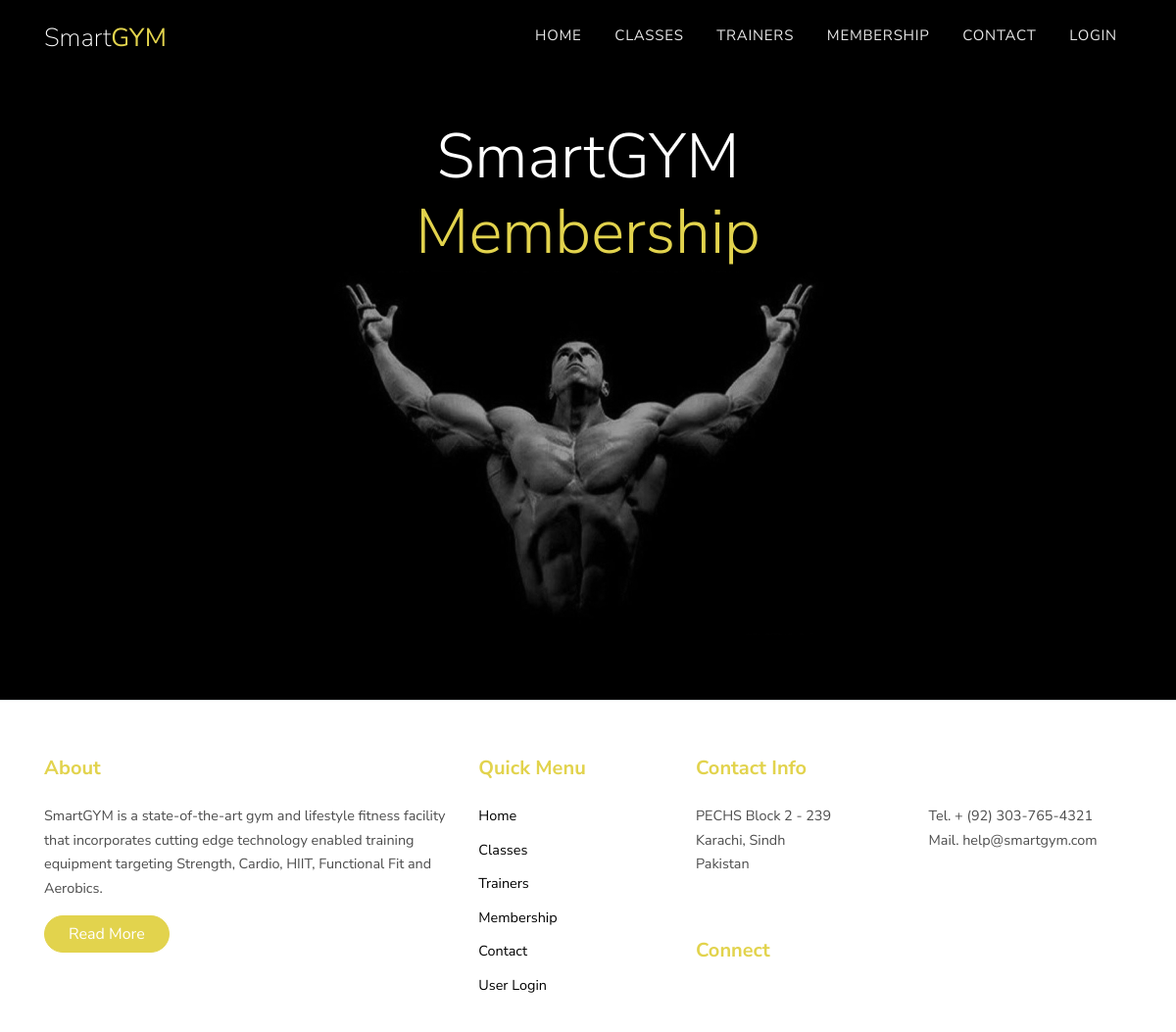
Before: /website/membership/ with the older database file.
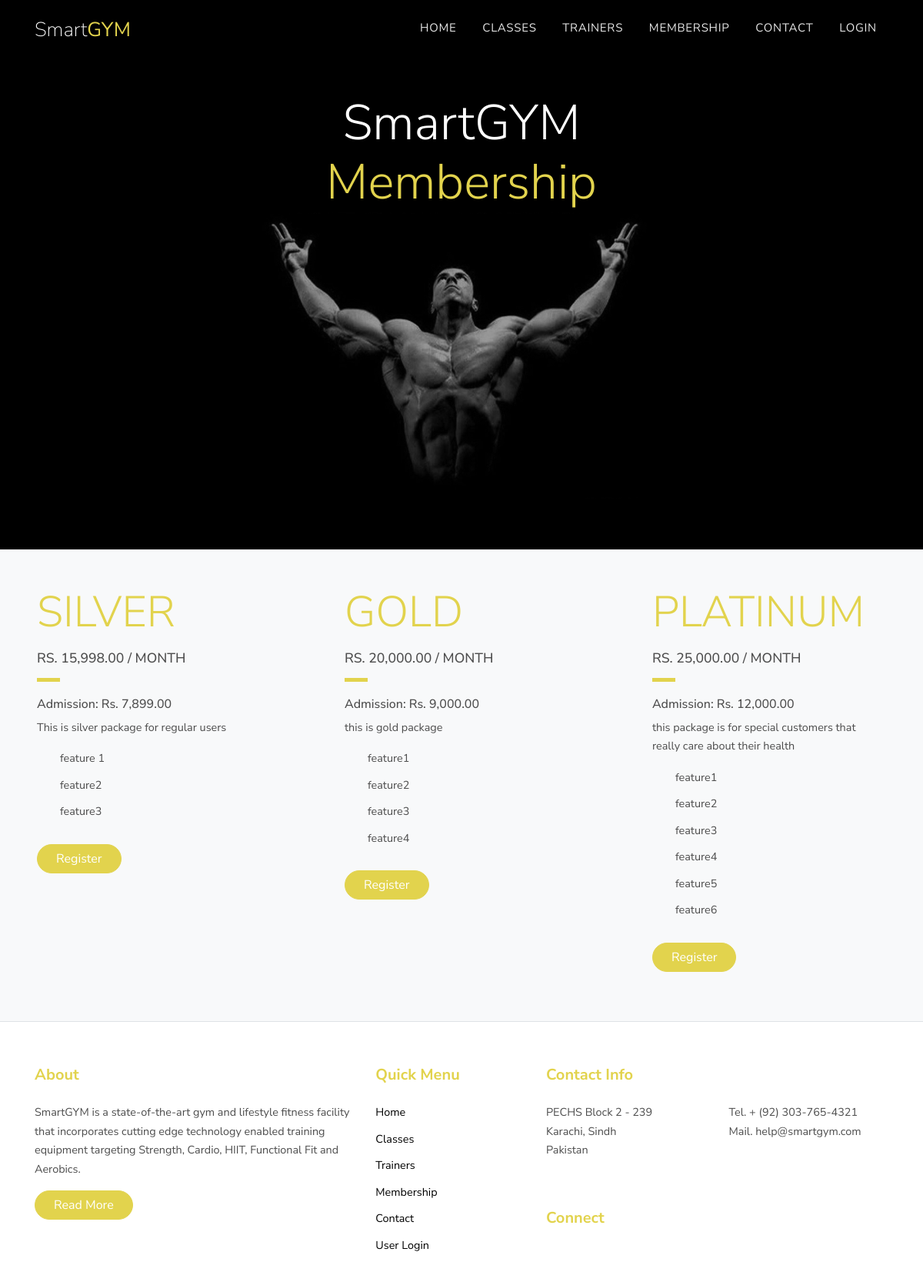
After: the same page with the newer database file.
### adminportal/models.py (models this page shows)
class PackageData(models.Model):
    package_id = models.CharField(max_length=500, primary_key=True, default="")
    package_name = models.CharField(max_length=500, default="", unique=True)
    package_desc = models.CharField(max_length=500, default="")
    package_features = models.TextField(default="")
    package_price = models.IntegerField(max_length=500, default=0)
    package_admission = models.IntegerField(max_length=500, default=0)
    package_added_by = models.CharField(max_length=500, default="")
    package_added_on = models.CharField(max_length=500, default="")

### website/views.py (the view)
# urls.py: path('membership/', views.membership, name='gym-membership'),
def membership(request):
    params = {}
    package_count = PackageData.objects.all().order_by('package_id')
    packages = {}
    for package in package_count:
        features = [feature.lstrip().rstrip() for feature in package.package_features.split(",")]
        packages[package.package_id] = {
                "id":package.package_id,
                "name": package.package_name,
                "desc": package.package_desc,
                "features": features,
                "price": '{:,}'.format(package.package_price),
                "admission": '{:,}'.format(package.package_admission)
        }
    params["package_list"] = packages
    return render(request, 'website/membership.html', params)

### website/templates/website/membership.html (shortened to what this page needs)
{% extends 'website/basic.html' %}
{% block body %}
{% load static%}
    <div class="site-blocks-cover inner-page overlay" style="background-image: url({% static 'website/images/cover.jpg'%});" data-aos="fade" data-stellar-background-ratio="0.5">
      <div class="container">
        <div class="row  justify-content-center">
          <div class="col-md-7 text-center">
            <br><br>
            <h1 class="mb-5">SmartGYM <span class="darkcolor">Membership</span></h1>
          </div>
        </div>
      </div>
    </div>
    <div class="border-bottom">
      <div class="row no-gutters">
        {% for package in package_list.values %}
          <div class="col-md-6 col-lg-4">
            <div class="w-100 h-100 block-feature p-5 bg-light">
              <span class="d-block mb-3">
                <span class="darkcolor display-4">{{package.name}}</span>
              </span>
              <h2>Rs. {{package.price}}.00 / Month</h2>
              <h6>Admission: Rs. {{package.admission}}.00</h6>
              <p>{{package.desc}}</p>
              <ul class="site-block-check">
                {% for feature in package.features %}
                  <li>{{feature}}</li>
                {% endfor %}
              </ul>
              <p><a href="/website/getregistered/?package_selected={{package.name}}" class="btn btn-primary pill text-white px-4">Register</a></p>
            </div>
          </div>
        {% endfor %}
      </div>
    </div>
{% endblock %}

Changed rows visible on the page:
added PackageData: name "SILVER", desc "This is silver package for regular users"
added PackageData: name "GOLD", desc "this is gold package"
added PackageData: name "PLATINUM", desc "this package is for special customers that really care about their health"
Other visible differences:
new list line: "RS. 15,998 .00 / MONTH Admission: Rs. 7,899 .00 feature 1 feature2 feature3 Register"
new list line: "RS. 20,000 .00 / MONTH Admission: Rs. 9,000 .00 feature1 feature2 feature3 feature4 Register"
new list line: "RS. 25,000 .00 / MONTH Admission: Rs. 12,000 .00 feature1 feature2 feature3 feature4 feature5 feature6 Register"
